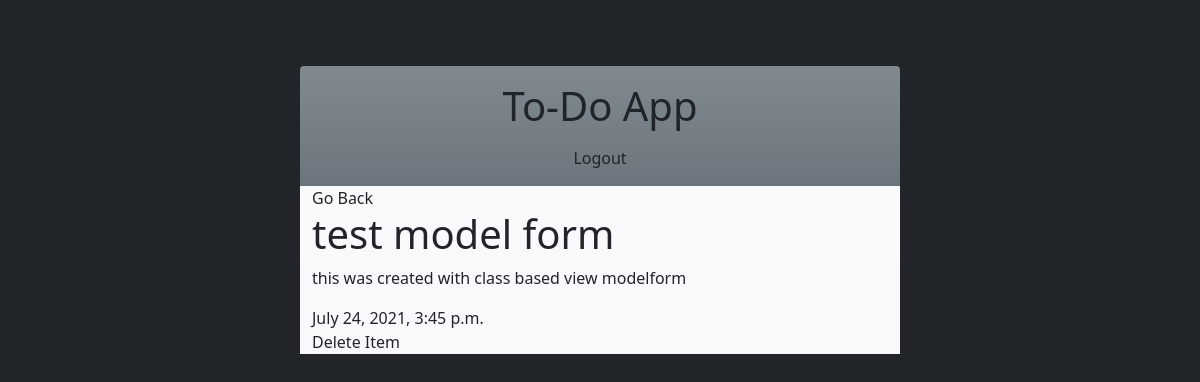
Screenshot of /4/ (signed in) with the database file from the repository.
### todo/models.py (models this page shows, shortened)
class Todo(models.Model):
    user        = models.ForeignKey(User, on_delete=models.CASCADE, null=True)
    title       = models.CharField(max_length=50)
    text        = models.TextField(null=True, blank=True)
    complete    = models.BooleanField(default=False)
    created_on  = models.DateTimeField(auto_now_add=True)
    class Meta:
        ordering = ['complete']

### todo/views.py (the view)
# urls.py: path('<int:pk>/', views.TodoDetail.as_view(), name= 'todo_detail'),
class TodoDetail(LoginRequiredMixin, DetailView):
    model               = Todo
    context_object_name = 'todo'

### todo/templates/todo/todo_detail.html
{% extends 'todo/base.html' %} {% load static %}
{% block content %}
  <a href="{% url 'todo' %}"> Go Back</a>
  <h1> {{ todo.title }} </h1>
  <p> {{ todo.text }} </p>
  <footer> {{ todo.created_on }} </footer>
  <a href="{% url 'todo_delete' todo.id %}">Delete Item</a>
{% endblock content %}

### todo/static/todo/style.css (style rules this page uses)
body { font-family: 'Montserrat', sans-serif; padding-top: 50px; background-color: white; }
a:link { color: inherit; text-decoration: none; }

### rows the page displays
Todo: title "test model form", text "this was created with class based view modelform", created_on "July 24, 2021, 3:45 p.m."
